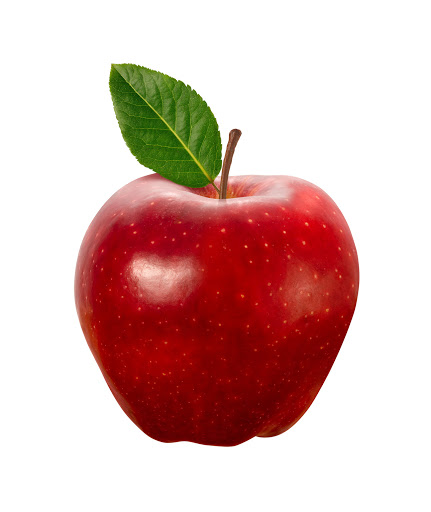
%> input picture img1.jpg, 431 x 512 px
$ octave fruit_main_detector.m   (GNU Octave 9; MATLAB toolbox functions it lacks are replaced by stand-ins)
%> lines starting %> are read from the running program, lines starting %| are printed output that depends on the picture
% Fruit name
fruits = {'Apple', 'Banana', 'Guava', 'Strawberry'};

% average Hue and Saturation values
fruit_hues = [0.1497, 0.07481, 0.0658, 0.1243];
fruit_sats = [0.2824, 0.2878, 0.1803,  0.1631];

% User's image selection using a dialog box

[filename, pathname] = uigetfile({'*.jpg;*.png;*.bmp'}, 'Select a fruit image');
%> the answer given: img1.jpg

% Check for a file selected
if ~isequal(filename, 0)
  % Combined path and filename for full path
  path = fullfile(pathname, filename);
  I = imread(path);
%> I is the input picture: size 512x431x3 uint8; mean R, G, B 219.4, 184.6, 180.6

  % Convert image to HSV color space
  HSV = rgb2hsv(I);
%> HSV: size 512x431x3 double; mean H, S, V 0.15, 0.282, 0.868

  % Extract average Hue and Saturation
  avg_hue = mean2(HSV(:,:,1));
%> avg_hue = 0.15
  avg_sat = mean2(HSV(:,:,2));
%> avg_sat = 0.282

  % Minimum distance calculation and fruit identification
  min_dist = inf;
  fruit_idx = -1;
  for i = 1:length(fruits)
    dist = sqrt((avg_hue - fruit_hues(i))^2 + (avg_sat - fruit_sats(i))^2);
    if dist < min_dist
      min_dist = dist;
      fruit_idx = i;
    end
  end
%> this loop made 4 passes
%> (dist, min_dist) on pass 1: (0.000119, 0.000119)
%> dist on passes 2 to 4: 0.0752, 0.132, 0.122
%> after the loop, fruit_idx = 1

  % Determine identified fruit name
  if fruit_idx == -1
    frt_name = 'Unknown Fruit';
  else
    frt_name = fruits{fruit_idx};
%> frt_name = 'Apple'
  end

  % Display results
  figure;  % Create a new figure window
  subplot(2,2,1);
  imshow(I);
  title('Original Image');

  subplot(2,2,2);
  imshow(HSV);
  title('HSV Image');

  subplot(2,2,3, 'FontSize', 12);
  text(0.5, 0.5, sprintf('Identified Fruit: %s\nAverage Hue: %.4f\nAverage Saturation: %.4f', ...
                          frt_name, avg_hue, avg_sat), ...
       'HorizontalAlignment', 'center', 'VerticalAlignment', 'middle');
  title('Analysis Results');


  subplot(2,2,4);
  imshow(I);
  if strcmp(frt_name, 'Unknown')
      text(size(I,2)/2, size(I,1)/2, 'Unknown Fruit', ...
          'HorizontalAlignment', 'center', 'VerticalAlignment', 'middle', ...
          'FontSize', 16, 'Color', 'red');
  else
      text(size(I,2)/2, size(I,1)/2, frt_name, ...
          'HorizontalAlignment', 'center', 'VerticalAlignment', 'middle', ...
          'FontSize', 16, 'Color', 'green');
  end
  title('Output ');
  sgtitle('Fruit detection using color analysis');
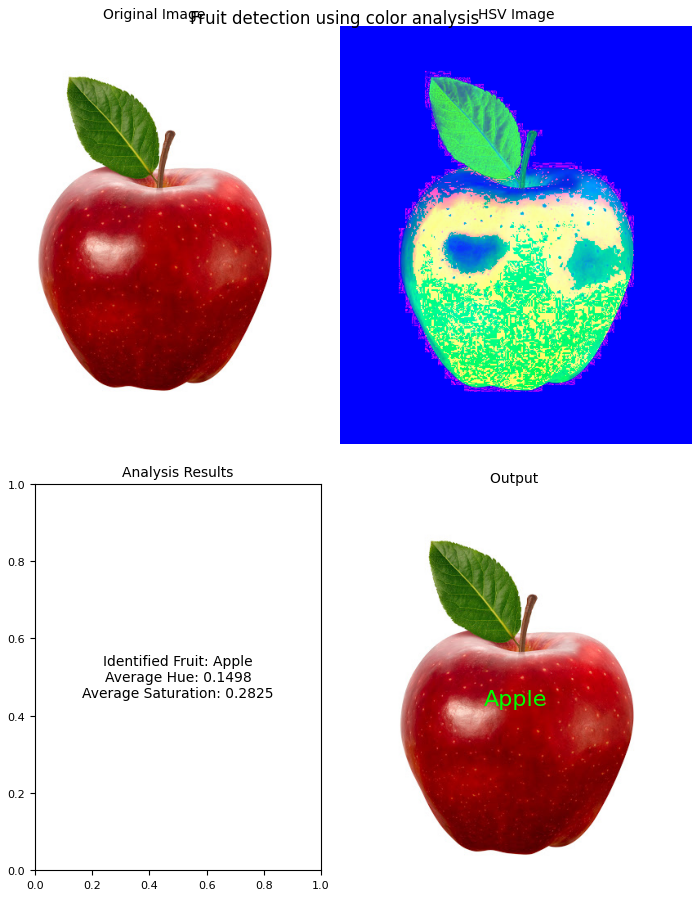
%> figure redrawn from the program's plot data, 4 panels

  fprintf('\nThe given fruit is: %s\n\n', frt_name);
%| The given fruit is: Apple
else
  fprintf('No image selected.\n');
end

$ run again, on img3.jpg
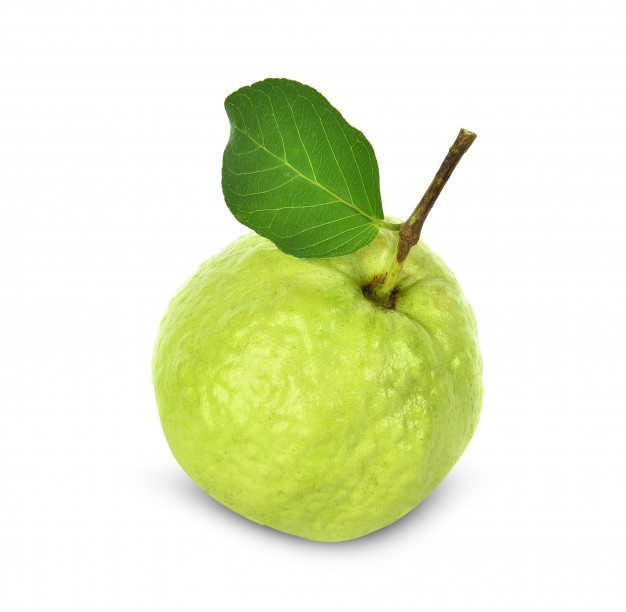
%> input picture img3.jpg, 626 x 612 px
%> I is the input picture: size 612x626x3 uint8; mean R, G, B 229.6, 237, 202.9
%> HSV: size 612x626x3 double; mean H, S, V 0.0659, 0.18, 0.93
%> avg_hue = 0.0659
%> avg_sat = 0.18
%> the loop `for i = 1:length(fruits)` made 4 passes
%> (dist, min_dist) on passes 1 to 2: (0.132, 0.132), (0.108, 0.108)
%> after the loop `for i = 1:length(fruits)`: fruit_idx = 3
%> frt_name = 'Guava'
%> `sgtitle('Fruit detection using color analysis');`:
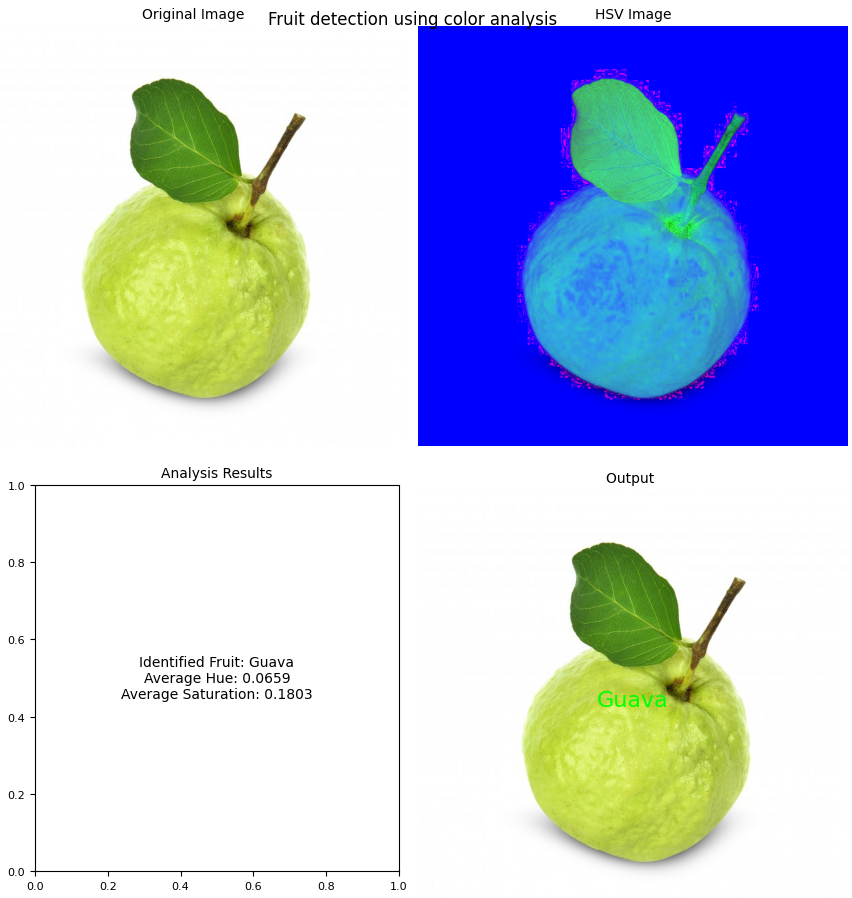
%> figure redrawn from the program's plot data, 4 panels
%| The given fruit is: Guava

$ run again, on img4.jpg
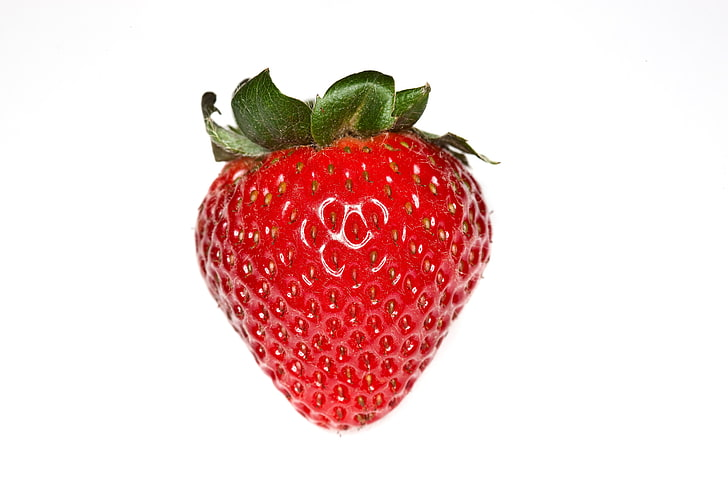
%> input picture img4.jpg, 728 x 485 px
%> I is the input picture: size 485x728x3 uint8; mean R, G, B 239.7, 212.4, 210.2
%> HSV: size 485x728x3 double; mean H, S, V 0.124, 0.163, 0.942
%> avg_hue = 0.124
%> avg_sat = 0.163
%> the loop `for i = 1:length(fruits)` made 4 passes
%> (dist, min_dist) on passes 1, 3: (0.122, 0.122), (0.061, 0.061)
%> after the loop `for i = 1:length(fruits)`: fruit_idx = 4
%> frt_name = 'Strawberry'
%> `sgtitle('Fruit detection using color analysis');`:
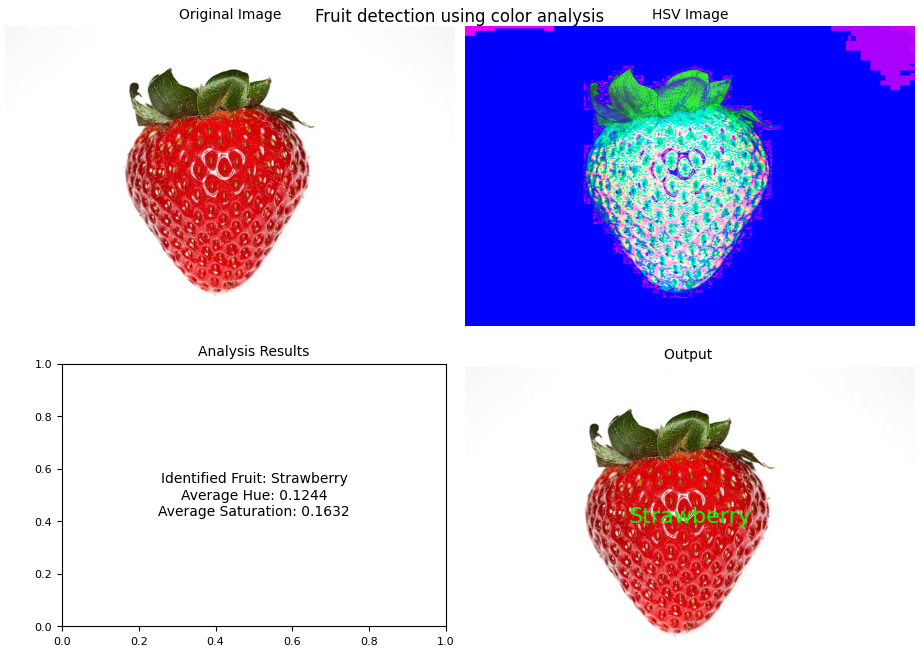
%> figure redrawn from the program's plot data, 4 panels
%| The given fruit is: Strawberry
